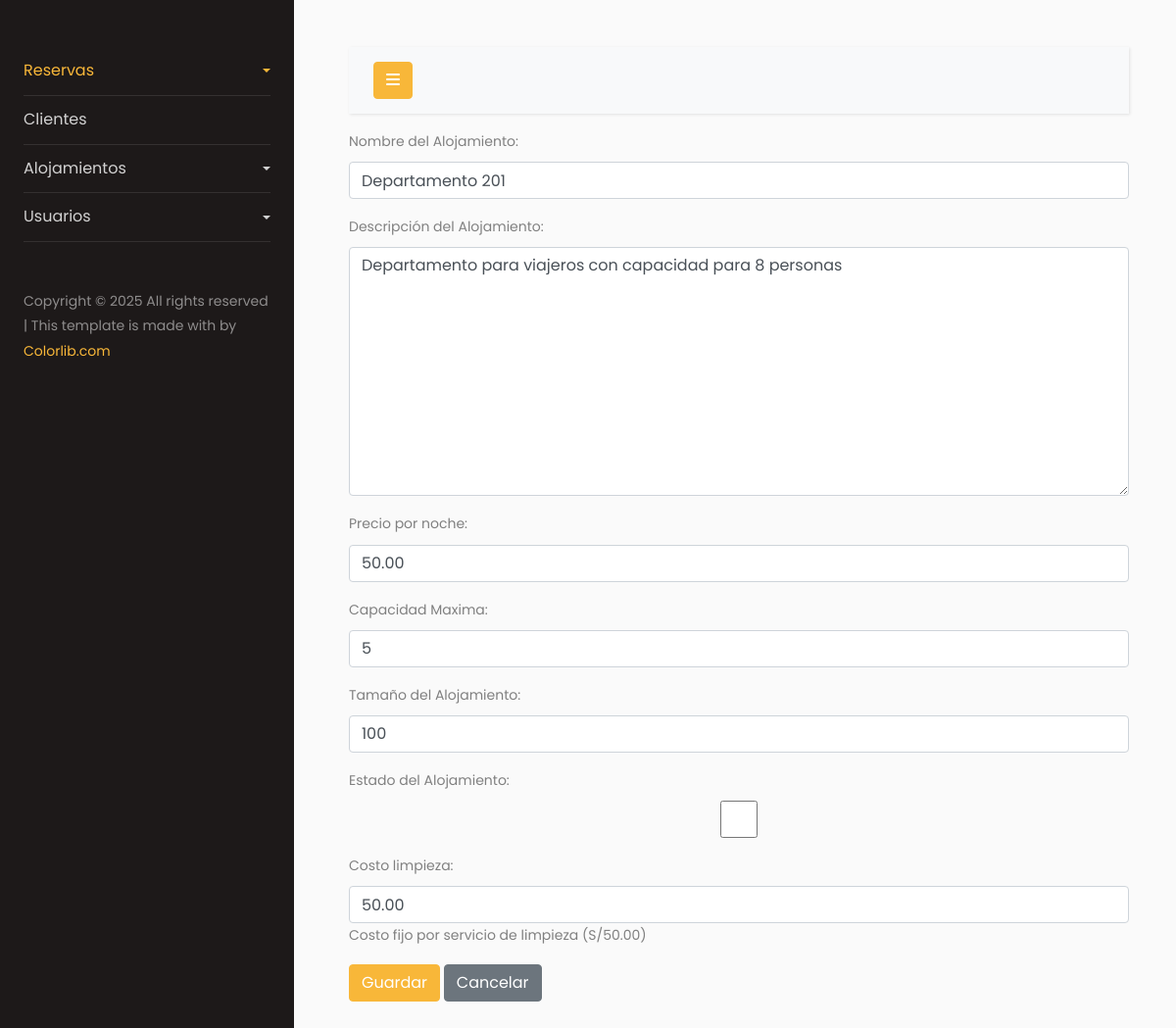
Screenshot of /alojamiento/departamentos/update/1 with the database file from the repository.
### alojamiento/models.py (models this page shows, shortened)
class Alojamiento(models.Model):
    name_booking =  models.CharField(max_length=255, unique=True ,verbose_name='Nombre del Alojamiento')
    description_booking = models.TextField(max_length=255, verbose_name='Descripción del Alojamiento')
    price_night = models.DecimalField(max_digits=10, decimal_places=2 ,verbose_name='Precio por noche')
    capacity_booking = models.IntegerField(verbose_name='Capacidad Maxima')
    size_booking = models.CharField(max_length=50, verbose_name='Tamaño del Alojamiento')
    active_booking = models.BooleanField(default=True, verbose_name='Estado del Alojamiento')
    class Meta:
        abstract  = True

class Departamentos(Alojamiento):
    costo_limpieza = models.DecimalField(
        max_digits=10, decimal_places=2, default=50.00,
        help_text="Costo fijo por servicio de limpieza (S/50.00)"
    )
    class Meta:
        verbose_name = 'Departamento'
        verbose_name_plural  = 'Departamentos'
        db_table = 'Departamentos'

### alojamiento/views.py (the view)
# urls.py: path('departamentos/update/<int:pk>', UpdateDepartamentos.as_view(), name='update-departamento'),
class UpdateDepartamentos(UpdateView):
    model  = Departamentos
    form_class  = DepartamentosForm
    template_name = 'departamentos/index-departamentos-forms.html'
    success_url = reverse_lazy('alojamiento:index-departamento')

### alojamiento/forms.py
class DepartamentosForm(ModelForm):
    class Meta:
        model = Departamentos
        fields = '__all__'
    def __init__(self, *args, **kwargs):
        super().__init__(*args, **kwargs)
        for field_a, field_b in self.fields.items():
            field_b.widget.attrs['class'] = 'form-control'

### alojamiento/templates/departamentos/index-departamentos-forms.html (shortened to what this page needs)
{% extends 'index-intranet.html' %}
{% block content %}
<form action="" method="post">
    {{ form.as_p }}
    <button class="btn btn-primary" type="submit">Guardar</button>
    <a href="{% url 'alojamiento:index-departamento' %}" class="btn btn-secondary">Cancelar</a>
</form>
{% endblock %}

### static/css/style-status.css (style rules this page uses)
:root { --confirmar: #007BFF; --pendiente: #FFC107; --completado: #28A745; }

### rows the page displays
Departamentos: name_booking "Departamento 201", description_booking "Departamento para viajeros con capacidad para 8 personas", price_night "50.00", capacity_booking "5", size_booking "100", costo_limpieza "50.00"
